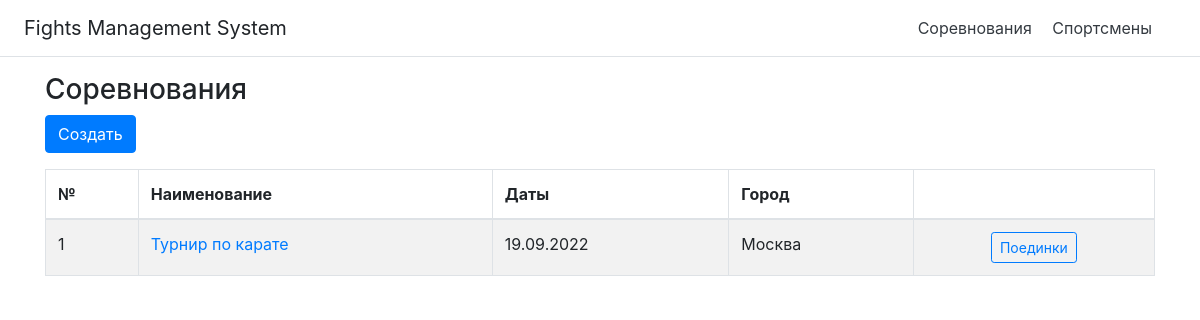
Page /competitions on the committed database.
### models/models.py (models this page shows)
class CompetitionsDB(db.Model):
    competition_id = db.Column(db.Integer, primary_key=True)
    competition_name = db.Column(db.String)
    competition_date_start = db.Column(db.Date, default=datetime.utcnow)
    competition_date_finish = db.Column(db.Date, default=datetime.utcnow)
    competition_city = db.Column(db.String)
    fight_duration = db.Column(db.Integer, default=120)
    added_time = db.Column(db.Integer, default=60)
    fights = db.relationship('FightsDB', backref='competition')
    registration_comp = db.relationship('RegistrationsDB', backref='registration_comp')

### routes/routes.py (the view)
@home.route('/competitions')
def competitions():
    competitions_data = CompetitionsDB.query.all()
    return render_template('competitions_list.html', competitions_data=competitions_data)

### templates/competitions_list.html (shortened to what this page needs)
{% extends "base.html" %}
{% block head %}
<link rel="stylesheet" type="text/css" href="https://cdnjs.cloudflare.com/ajax/libs/twitter-bootstrap/4.5.2/css/bootstrap.css">
<link rel="stylesheet" type="text/css" href="https://cdn.datatables.net/1.11.5/css/jquery.dataTables.min.css">
<link rel="stylesheet" href="https://cdnjs.cloudflare.com/ajax/libs/font-awesome/4.7.0/css/font-awesome.css">
{% endblock %}
{% block content %}
    <div class="container" style="margin-top: 10px">
        <h3>Соревнования</h3>
        <button type="button" class="btn btn-primary new_comp">Создать</button>
        <table id="competitions_table" class="table table-striped table-bordered" style="width:100%">
            <thead>
                <tr>
                    <th>№</th>
                    <th>Наименование</th>
                    <th>Даты</th>
                    <th>Город</th>
                    <th></th>
                </tr>
            </thead>
            <tbody>
            {% for competition_row in competitions_data %}
                <tr>
                    <td>{{ loop.index }}</td>
                    <td>
                        <a href="{{url_for('home.comp2', competition_id=competition_row.competition_id, active_tab_name=1)}}">
                              {{ competition_row.competition_name }}
                        </a>
                    </td>
                    <td>
                        {% if competition_row.competition_date_start == competition_row.competition_date_finish %}
                            {{ competition_row.competition_date_start.strftime('%d.%m.%Y') }}
                        {% else %}
                            {{ competition_row.competition_date_start.strftime('%d.%m.%Y') }} - {{ competition_row.competition_date_finish.strftime('%d.%m.%Y')}}
                        {% endif %}
                    </td>
                    <td>{{ competition_row.competition_city}}</td>
                    <td style="text-align: center;">
                        <a href="{{url_for('home.fights', competition_id=competition_row.competition_id)}}" type="button" class="btn btn-sm btn-outline-primary fights_configurator" data-id={{ competition_row.competition_id }}>Поединки</a>
                    </td>
                </tr>
            {% endfor %}
        </table>
    </div>
{% endblock %}

### rows in the picture
CompetitionsDB: competition_name "Турнир по карате", competition_date_start "19.09.2022", competition_city "Москва"
